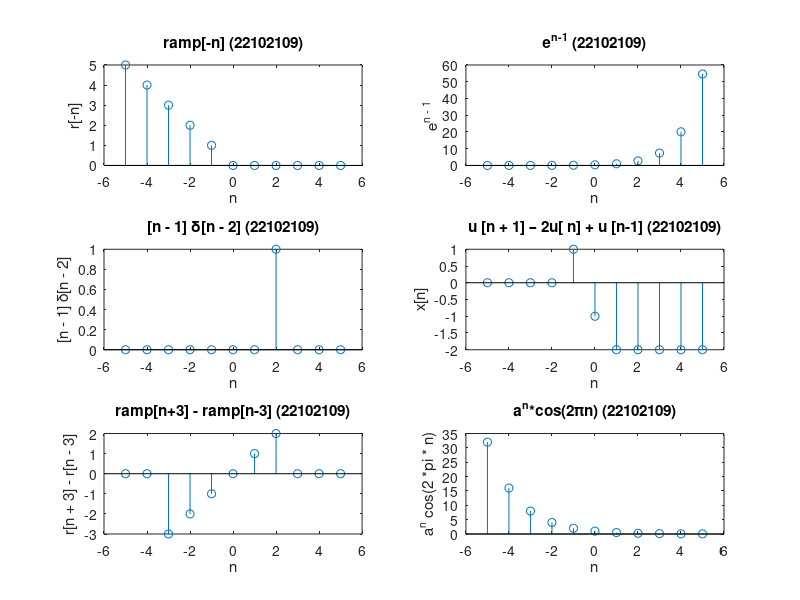

MATLAB code for this plot: (Note: this script raises an error after producing the figure.)
clc;
clear all;
n = -5:1:5;
subplot(3,2,1);
xa = zeros(1, length(n));
for i = 1:length(n)
    if(n(i) <= 0)
        xa(i) = -n(i);
    end
end
stem(n,xa);
xlabel('n');
ylabel('r[-n]')
title('ramp[-n] (22102109)')


subplot(3,2,2);
xb = exp(n - 1);
stem(n,xb);
xlabel('n');
ylabel('e^{n - 1}');
title('e^{n-1} (22102109)')


subplot(3,2,3);
xct1 = n - 1;
xct2 = zeros(1, length(n));
for i = 1:length(n)
    if(n(i) == 2)
        xct2(i) = 1;
    end
end
xc = xct1 .* xct2;
stem(n, xc);
xlabel('n');
ylabel('[n - 1] δ[n - 2]');
title('[n - 1] δ[n - 2] (22102109)')


subplot(3,2,4);
xd1 = n >= -1;
xd2 = n >= 0;
xd3 = n >= 1;
xd = xd1 - (2 .* xd2) - xd3;
stem(n, xd);
xlabel('n');
ylabel('x[n]');
title('u [n + 1] – 2u[ n] + u [n-1] (22102109)')


subplot(3,2,5);
xe1 = zeros(1, length(n));
xe2 = xe1;
for i = 1:length(n)
    if(n(i) >= -3)
        xe1(i) = n(i);
    end
    if(n(i) >= 3)
        xe2(i) = n(i);
    end
end
xe = xe1 - xe2;
stem(n, xe);
xlabel('n');
ylabel('r[n + 3] - r[n - 3]')
title('ramp[n+3] - ramp[n-3] (22102109)')

subplot(3,2,6)
a = 0.5;
xf = (a .^ n) .* (cos(2 * pi * n));
stem(n, xf);
xlabel('n')
ylabel('a^{n} cos(2 *pi * n)');
title('a^{n}*cos(2πn) (22102109)')
sgtitle('Question 1 (PostLab) - 22102109')